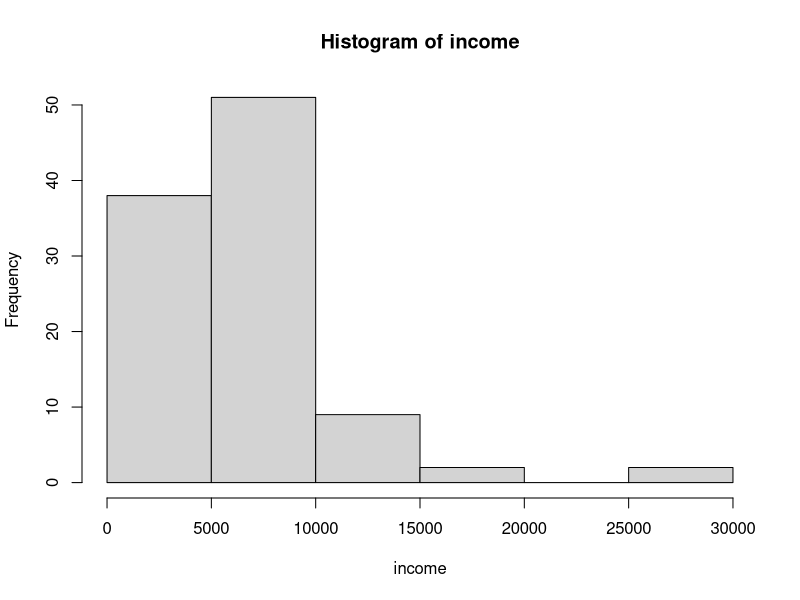
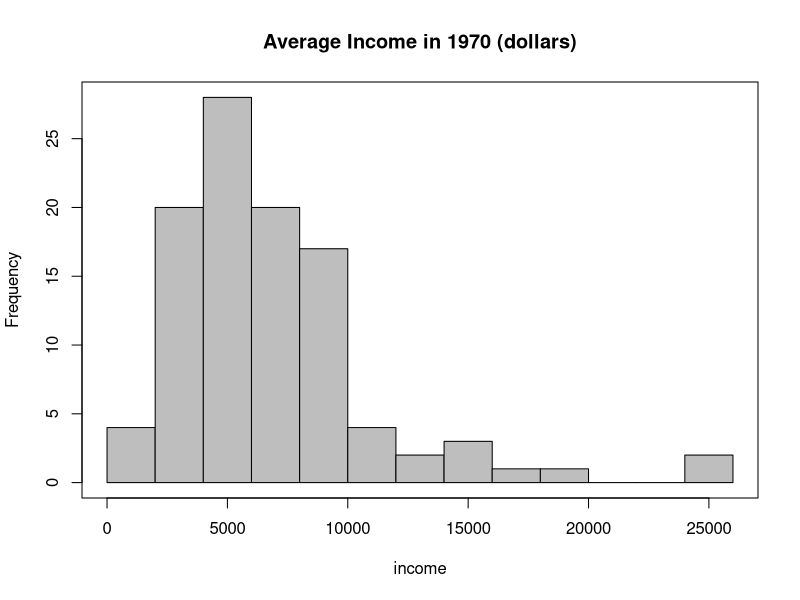
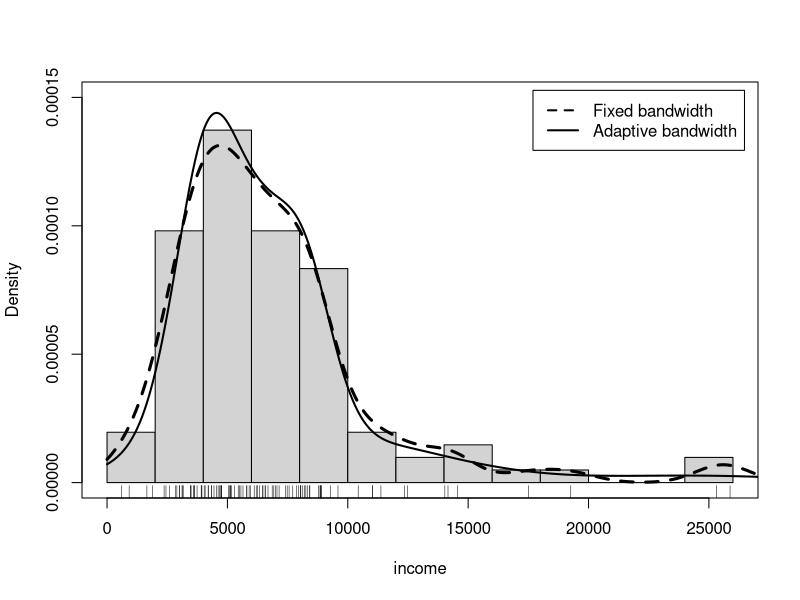
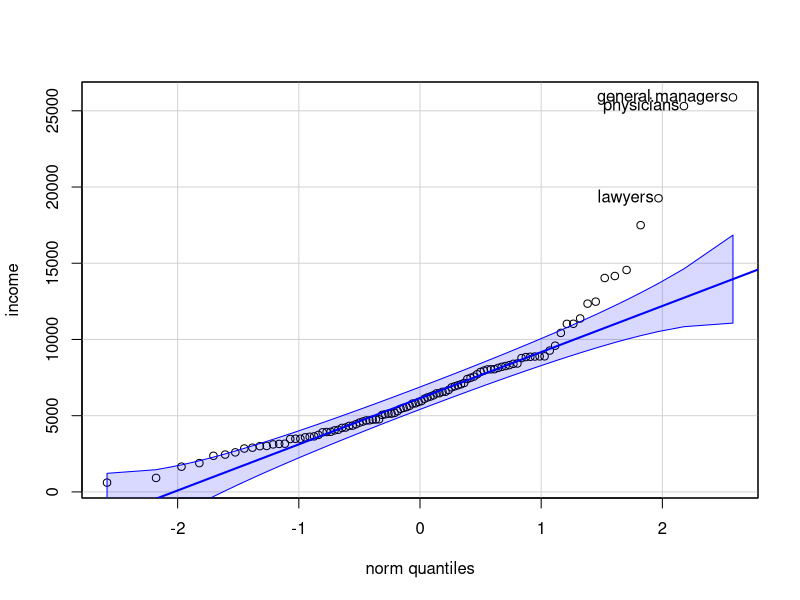
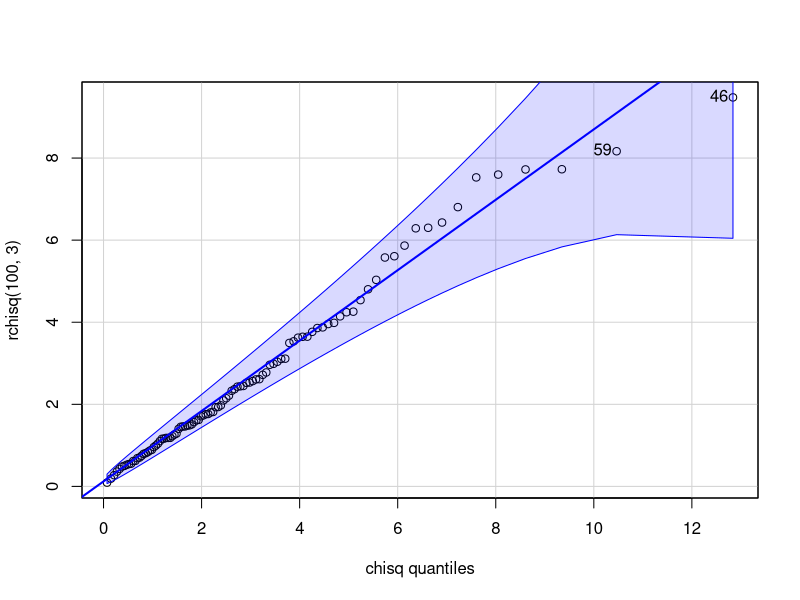
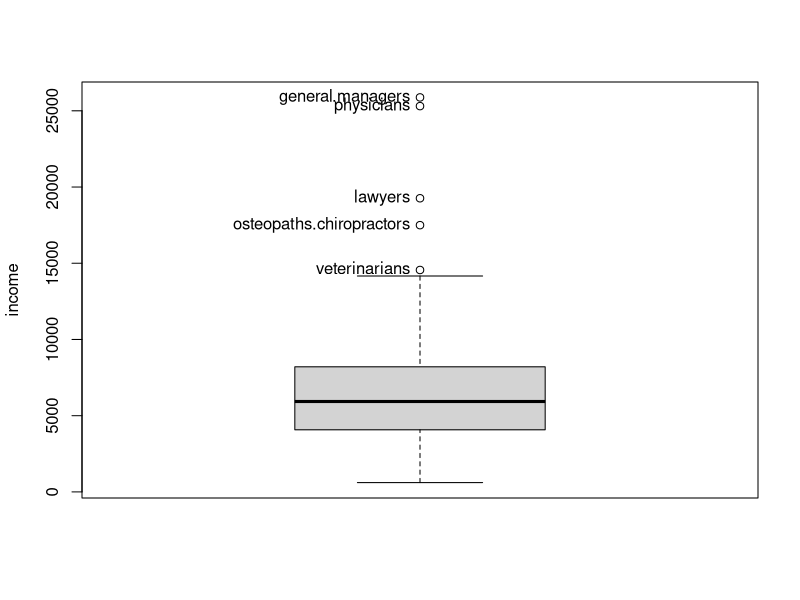
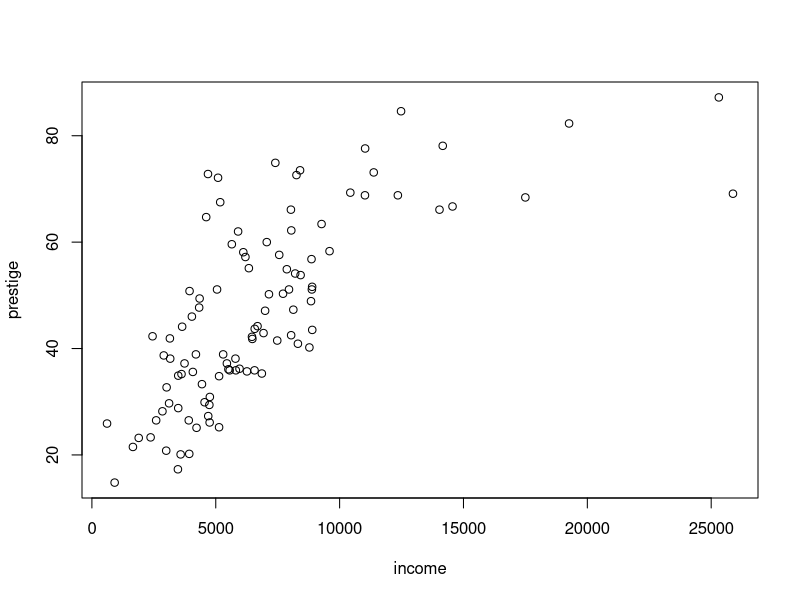
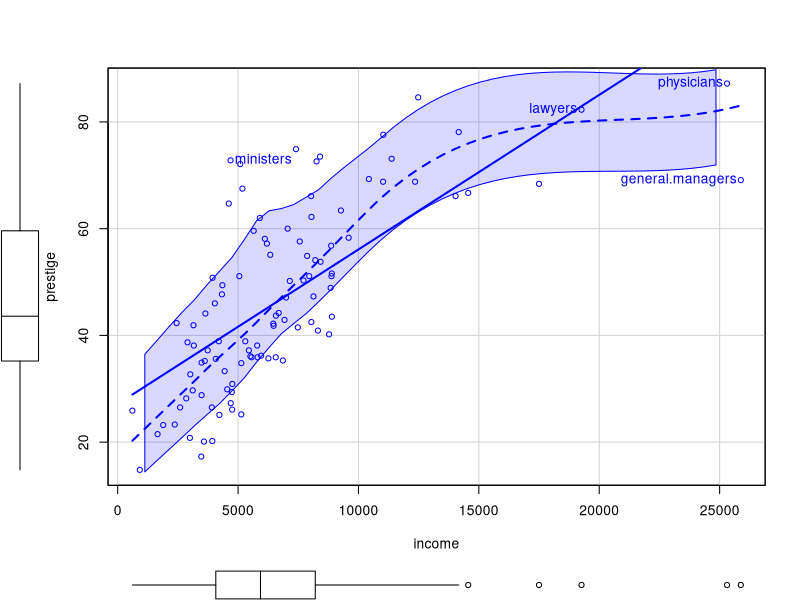

The R source for these figures, in order:
##-----------------------------------------------------##
##  An R Companion to Applied Regression, 3rd Edition  ##
##      J. Fox and S. Weisberg, Sage Publications      ##
##               Script for Chapter  3                 ##
##-----------------------------------------------------##

set.seed(1234)

library("car") # also loads carData
some(Prestige) # 10 randomly sampled rows

with(Prestige, hist(income))

with(Prestige, hist(income, breaks="FD", col="gray",
    main="Average Income in 1970 (dollars)"))
box()

args("hist.default")

with(Prestige, {
  hist(income, freq=FALSE, ylim=c(0, 1.5e-4),
    breaks="FD", main="")
  lines(density(income, from=0), lwd=3, lty=2)
  lines(adaptiveKernel(income, from=0), lwd=2, lty=1)
  rug(income)
  legend("topright", c("Fixed bandwidth", "Adaptive bandwidth"),
         lty=2:1, lwd=2, inset=.02)
  box()
})


qqPlot(~ income, data=Prestige, id=list(n=3))

set.seed(124) # for reproducibility
qqPlot(rchisq(100, 3), distribution="chisq", df=3)

Boxplot(~ income, data=Prestige)

with(Prestige, plot(income, prestige))

scatterplot(prestige ~ income, data=Prestige, id=list(n=4))

Prestige$type <- factor(Prestige$type,
    levels=c("bc", "wc", "prof"))
scatterplot(prestige ~ income | type, data=Prestige,
    legend=list(coords="bottomright", inset=0.1),
    smooth=list(span=0.9))

xtabs(~type, data=Prestige)

set.seed(1234)

brief(Vocab)  # a few cases

scatterplot(vocabulary ~ education, data=Vocab, main="(a)")

scatterplot(vocabulary ~ education, data=Vocab,
    jitter=list(x=2, y=2), cex=0.01, col="darkgray",
    smooth=list(span=1/3, col.smooth="black",
        col.var="black"),
    regLine=list(col="black"), main="(b)")

Boxplot(vocabulary ~ education, data=Vocab, id=FALSE)

brief(Ornstein)

Boxplot(interlocks ~ nation, data=Ornstein, main="(a)")

library("plotrix")
means <- Tapply(interlocks ~ nation, mean, data=Ornstein)
sds <- Tapply(interlocks ~ nation, sd, data=Ornstein)
plotCI(1:4, means, sds, xaxt="n", xlab="Nation of Control",
    ylab="interlocks", main="(b)",
    ylim=range(Ornstein$interlocks))
lines(1:4, means)
axis(1, at=1:4, labels = names(means))



scatterplotMatrix(~ prestige + income + education + women,
    data=Prestige)

c("natural log"=log(7), "base-2 log"=log2(7),
    "common log"=log10(7))
log2(7)/log2(exp(1)) # again the natural logarithm

exp(log(50))
log(exp(50))
10^(log10(50))
log10(10^50)

c(log10(7), log(7, base=10), logb(7, 10))

par(mfrow=c(1, 2), mar=c(5, 4, 6, 2) + 0.1)
densityPlot(~ assets, data=Ornstein, xlab="assets", main="(a)")
densityPlot(~ log10(assets), data=Ornstein, adjust=0.65,
    xlab=expression(log[10]~"(assets)"), main="(b)")
basicPowerAxis(0, base=10, side="above", at=10^(2:5),
    axis.title="")

scatterplot(infantMortality ~ ppgdp, data=UN,
     xlab="GDP per Capita",
     ylab="Infant Mortality Rate (per 1000 births)",
     main="(a)")

scatterplot(infantMortality ~ ppgdp, data=UN,
     xlab="GDP per capita",
     ylab="Infant Mortality Rate (per 1000 births)",
     main="(b)", log="xy", id=list(n=3))

brief(lm(log(infantMortality) ~ log(ppgdp), data=UN))

p1 <- powerTransform(infantMortality ~ 1, data=UN,
    family="bcPower")
summary(p1)

testTransform(p1, lambda=1/2)


summary(p2 <- powerTransform(cbind(income, education) ~ 1,
                data=Prestige, family="bcPower"))

testTransform(p2, lambda=c(1/3, 1))

testTransform(p2, lambda=c(0, 1))

scatterplotMatrix(~ prestige + log(income) + education + women,
     smooth=list(span=0.7), data=Prestige)

summary(p3 <- powerTransform(cbind(income, education) ~ type,
    data=Prestige))
testTransform(p3, c(0, 1))

scatterplotMatrix(
    ~ prestige + log(income) + education + women | type,
    data=Prestige, smooth=FALSE, ellipse=list(levels=0.5),
    legend=list(coords="center"))

p4 <- powerTransform(interlocks ~ 1, data=Ornstein,
    family="bcnPower")
summary(p4)

symbox(~ ppgdp, data=UN)

spreadLevelPlot(interlocks + 1 ~ nation, data=Ornstein)

par(mar=c(5.1, 4.1, 4.1, 4.1))
Boxplot(log10(interlocks + 1) ~ nation, data=Ornstein)
basicPowerAxis(power=0, base=10, at=c(1, 3, 6, 11, 21, 51, 101),
     start=1, axis.title="Interlocks")

asin(sqrt(seq(0, 1, length=11)))


logit(seq(0.1, 0.9, 0.1))

logit(seq(0, 1, 0.1))

par(mfrow=c(1, 3))
densityPlot(~ women, data=Prestige, from=0, to=100,
    main="(a) Untransformed")
densityPlot(~ logit(women), data=Prestige, adjust=0.7,
    main="(b) Logit")
densityPlot(~ asin(sqrt(women/100)), data=Prestige, adjust=0.7,
    main="(c) Arcsine square root")



